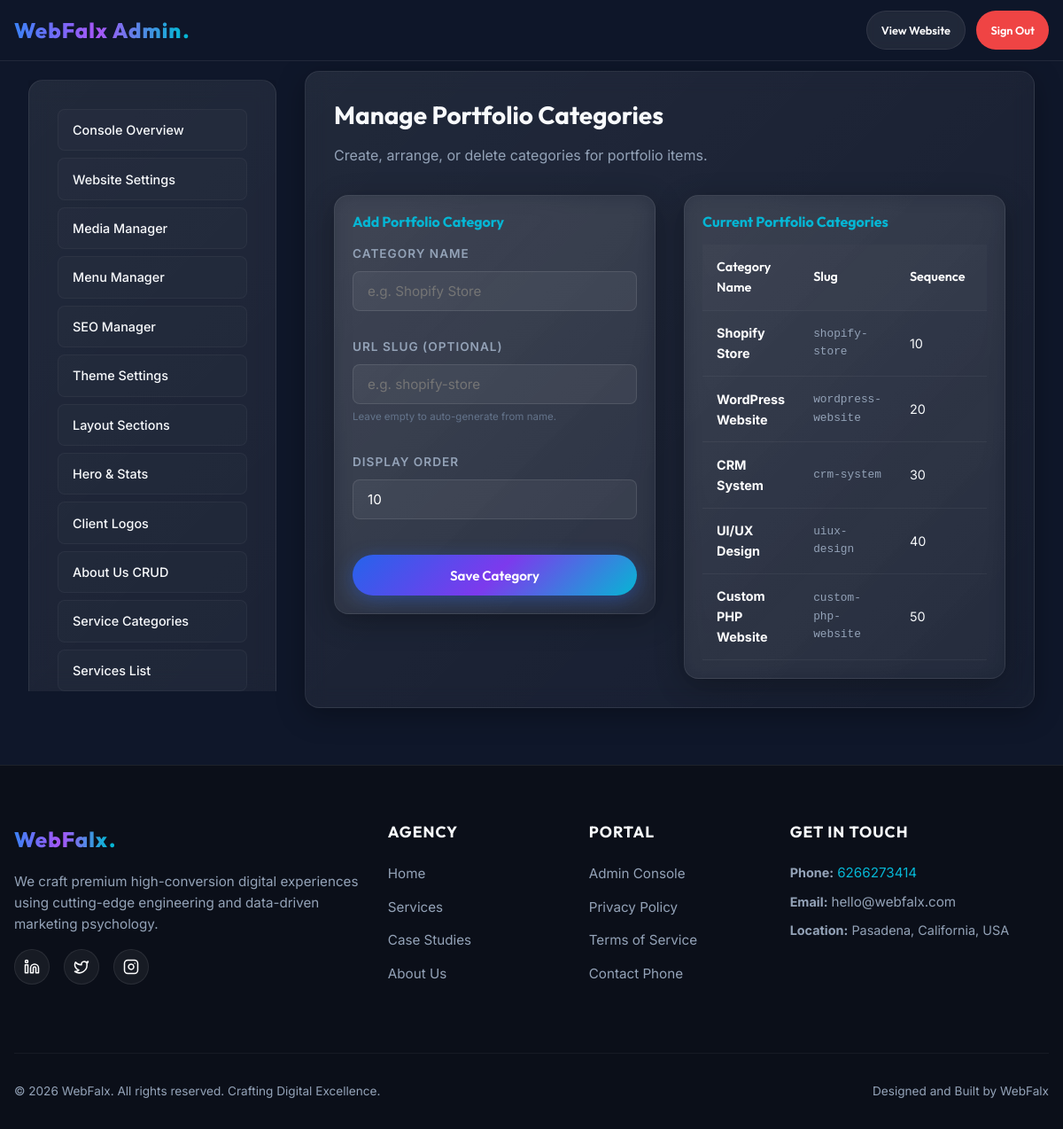
Page /admin/manage-portfolio-categories.php (signed in) on the committed database.
### tables this page shows
CREATE TABLE `portfolio_categories` (
    `id` INT AUTO_INCREMENT PRIMARY KEY,
    `name` VARCHAR(100) NOT NULL,
    `slug` VARCHAR(100) NOT NULL UNIQUE,
    `display_order` INT NOT NULL DEFAULT 0,
    `is_active` TINYINT(1) NOT NULL DEFAULT 1
);

CREATE TABLE `site_settings` (
    `id` INT AUTO_INCREMENT PRIMARY KEY,
    `setting_key` VARCHAR(50) NOT NULL UNIQUE,
    `setting_value` TEXT DEFAULT NULL,
    `setting_group` VARCHAR(50) NOT NULL DEFAULT 'general',
    `description` VARCHAR(255) DEFAULT NULL,
    `updated_at` TIMESTAMP DEFAULT CURRENT_TIMESTAMP ON UPDATE CURRENT_TIMESTAMP
);

### includes/functions.php (called while the page is built, shortened)
<?php
require_once __DIR__ . '/config.php';
function esc(?string $html): string {
    return htmlspecialchars($html ?? '', ENT_QUOTES | ENT_SUBSTITUTE, 'UTF-8');
}
function esc_attr(?string $attr): string {
    return htmlspecialchars($attr ?? '', ENT_QUOTES, 'UTF-8');
}
function get_setting(string $key, string $default = ''): string {
    global $db;
    try {
        $stmt = $db->prepare("SELECT setting_value FROM site_settings WHERE setting_key = :key LIMIT 1");
        $stmt->execute(['key' => $key]);
        $row = $stmt->fetch();
        return $row ? $row['setting_value'] : $default;
    } catch (PDOException $e) {
        error_log("Failed to fetch setting '$key': " . $e->getMessage());
        return $default;
    }
}

### admin/manage-portfolio-categories.php (the view, shortened to what this page needs)
<?php
require_once __DIR__ . '/admin_header.php';
$categories = [];
if ($db !== null) {
    try {
        $categories = $db->query("SELECT * FROM portfolio_categories ORDER BY display_order ASC")->fetchAll();
    } catch (PDOException $e) {
        error_log("Failed to fetch categories: " . $e->getMessage());
    }
}
?>
<h3 style="margin-bottom: var(--spacing-sm);">Manage Portfolio Categories</h3>
<p style="margin-bottom: var(--spacing-md); color: var(--color-text-secondary-dark);">Create, arrange, or delete categories for portfolio items.</p>
<div class="grid grid-2" style="gap: var(--spacing-md); align-items: start; grid-template-columns: 1fr 1.5fr;">
    <div class="glass-card" style="padding: 1.25rem;">
        <h4 style="margin-bottom: 1rem; color: var(--color-accent);">Add Portfolio Category</h4>
        <form action="" method="POST" style="display: flex; flex-direction: column; gap: 10px;">
            <div class="form-group">
                <label for="name">Category Name</label>
                <input type="text" name="name" id="name" class="form-control" required placeholder="e.g. Shopify Store">
            </div>
            <div class="form-group">
                <label for="slug">URL Slug (Optional)</label>
                <input type="text" name="slug" id="slug" class="form-control" placeholder="e.g. shopify-store">
                <small style="color: var(--color-text-muted-dark); font-size: 0.72rem;">Leave empty to auto-generate from name.</small>
            </div>
            <div class="form-group">
                <label for="display_order">Display Order</label>
                <input type="number" name="display_order" id="display_order" class="form-control" value="10" required>
            </div>
            <button type="submit" class="btn btn-primary" style="margin-top: 10px;">Save Category</button>
        </form>
    </div>
    <div class="glass-card" style="padding: 1.25rem;">
        <h4 style="margin-bottom: 1rem; color: var(--color-accent);">Current Portfolio Categories</h4>
        <div class="table-responsive" style="margin-top: 0;">
            <table class="admin-table">
                <thead>
                    <tr>
                        <th>Category Name</th>
                        <th>Slug</th>
                        <th>Sequence</th>
                        <th style="width: 80px;">Actions</th>
                    </tr>
                </thead>
                <tbody>
                    <?php if (empty($categories)): ?>
                        <tr>
                            <td colspan="4" style="text-align: center; color: var(--color-text-muted-dark);">No categories created yet.</td>
                        </tr>
                    <?php else: ?>
                        <?php foreach ($categories as $cat): ?>
                            <tr>
                                <td>
                                    <strong style="color: #ffffff;"><?php echo esc($cat['name']); ?></strong>
                                </td>
                                <td style="font-size: 0.8rem; font-family: monospace; color: var(--color-text-secondary-dark);">
                                    <?php echo esc($cat['slug']); ?>
                                </td>
                                <td><?php echo esc($cat['display_order']); ?></td>
                                <td>
                                </td>
                            </tr>
                        <?php endforeach; ?>
                    <?php endif; ?>
                </tbody>
            </table>
        </div>
    </div>
</div>
<?php require_once __DIR__ . '/admin_footer.php'; ?>

### includes/footer.php (shortened to what this page needs)
<?php
require_once __DIR__ . '/functions.php';
?>
    <footer class="main-footer">
        <div class="container">
            <div class="footer-grid">
                <div class="footer-brand">
                    <a href="<?php echo BASE_URL; ?>" class="logo-link" style="margin-bottom: var(--spacing-sm);">
                        <span class="gradient-text"><?php echo esc(APP_NAME); ?></span>
                        <span class="logo-dot">.</span>
                    </a>
                    <p>We craft premium high-conversion digital experiences using cutting-edge engineering and data-driven marketing psychology.</p>
                    <div class="footer-socials">
                        <a href="<?php echo esc_attr(get_setting('social_linkedin', '#')); ?>" target="_blank" rel="noopener" class="social-icon-btn" aria-label="LinkedIn">
                        </a>
                        <a href="<?php echo esc_attr(get_setting('social_twitter', '#')); ?>" target="_blank" rel="noopener" class="social-icon-btn" aria-label="Twitter">
                            <svg width="18" height="18" viewBox="0 0 24 24" fill="none" stroke="#ffffff" stroke-width="2" stroke-linecap="round" stroke-linejoin="round"><path d="M22 4s-.7 2.1-2 3.4c1.6 10-9.4 17.3-18 11.6 2.2.1 4.4-.6 6-2C3 15.5.5 9.6 3 5c2.2 2.6 5.6 4.1 9 4-.9-4.2 4-6.6 7-3.8 1.1 0 3-1.2 3-1.2z"></path></svg>
                        </a>
                        <a href="<?php echo esc_attr(get_setting('social_instagram', '#')); ?>" target="_blank" rel="noopener" class="social-icon-btn" aria-label="Instagram">
                        </a>
                    </div>
                </div>
                <div class="footer-links">
                    <h4>Agency</h4>
                    <ul>
                        <li><a href="<?php echo BASE_URL; ?>">Home</a></li>
                        <li><a href="<?php echo BASE_URL; ?>#services">Services</a></li>
                        <li><a href="<?php echo BASE_URL; ?>#work">Case Studies</a></li>
                        <li><a href="<?php echo BASE_URL; ?>#about">About Us</a></li>
                    </ul>
                </div>
                <div class="footer-links">
                    <h4>Portal</h4>
                    <ul>
                        <li><a href="<?php echo BASE_URL; ?>admin/dashboard.php">Admin Console</a></li>
                        <li><a href="<?php echo BASE_URL; ?>#privacy">Privacy Policy</a></li>
                        <li><a href="<?php echo BASE_URL; ?>#terms">Terms of Service</a></li>
                        <li><a href="tel:<?php echo esc_attr(APP_PHONE); ?>">Contact Phone</a></li>
                    </ul>
                </div>
                <div class="footer-links">
                    <h4>Get In Touch</h4>
                    <p style="font-size: 0.9rem; margin-bottom: 0.5rem; color: var(--color-text-secondary-dark);">
                        <strong>Phone:</strong> <a href="tel:<?php echo esc_attr(APP_PHONE); ?>" style="color: var(--color-accent);"><?php echo esc(APP_PHONE); ?></a>
                    </p>
                    <p style="font-size: 0.9rem; margin-bottom: 0.5rem; color: var(--color-text-secondary-dark);">
                        <strong>Email:</strong> <a href="mailto:<?php echo esc_attr(get_setting('contact_email', 'hello@webfalx.com')); ?>"><?php echo esc(get_setting('contact_email', 'hello@webfalx.com')); ?></a>
                    </p>
                    <p style="font-size: 0.9rem; color: var(--color-text-secondary-dark);">
                        <strong>Location:</strong> <?php echo esc(get_setting('contact_address', 'California, USA')); ?>
                    </p>
                </div>
            </div>
            <div class="footer-bottom">
                <p>&copy; <?php echo date('Y'); ?> <?php echo esc(APP_NAME); ?>. All rights reserved. Crafting Digital Excellence.</p>
                <p>Designed and Built by <?php echo esc(APP_NAME); ?></p>
            </div>
        </div>
    </footer>
</body>
</html>

### assets/css/style.css (style rules this page uses)
*, *::before, *::after { box-sizing: border-box; margin: 0; padding: 0; }
html { scroll-behavior: smooth; font-size: 16px; height: 100%; overflow-x: hidden; }
body { font-family: var(--font-body); background-color: var(--color-bg-dark); color: var(--color-text-primary-dark); line-height: 1.6; overflow-x: hidden; -webkit-font-smoothing: antialiased; min-height: 100%; position: relative; }
h1, h2, h3, h4, h5, h6 { font-family: var(--font-heading); font-weight: 700; line-height: 1.2; color: var(--color-text-primary-dark); }
h3 { font-size: 1.75rem; }
p { color: var(--color-text-secondary-dark); }
a { color: inherit; text-decoration: none; transition: color var(--transition-fast); }
.gradient-text { background: var(--gradient-text); -webkit-background-clip: text; -webkit-text-fill-color: transparent; display: inline-block; }
.container { width: 100%; max-width: 1200px; margin: 0 auto; padding: 0 var(--spacing-sm); }
.grid { display: grid; }
.grid-2 { grid-template-columns: repeat(2, 1fr); gap: var(--spacing-md); }
.glass-card { background: var(--gradient-glass); backdrop-filter: blur(12px); -webkit-backdrop-filter: blur(12px); border: var(--border-glass); border-radius: var(--radius-md); padding: var(--spacing-md); box-shadow: var(--shadow-glass); transition: transform var(--transition-medium), border-color var(--transition-medium), box-shadow var(--transition-medium); }
.btn { display: inline-flex; align-items: center; justify-content: center; padding: 0.85rem 2rem; font-family: var(--font-heading); font-weight: 600; font-size: 0.95rem; border-radius: var(--radius-full); cursor: pointer; transition: transform var(--transition-fast), box-shadow var(--transition-fast), background var(--transition-fast); border: none; outline: none; position: relative; overflow: hidden; min-height: 44px; }
.btn-primary { background: var(--gradient-hero); color: #ffffff; box-shadow: 0 4px 20px rgba(37, 99, 235, 0.4); }
.form-group { margin-bottom: 1.25rem; text-align: left; }
.form-group label { display: block; font-size: 0.85rem; font-weight: 600; color: var(--color-text-secondary-dark); margin-bottom: 0.5rem; text-transform: uppercase; letter-spacing: 1px; }
.form-control { width: 100%; background: rgba(255, 255, 255, 0.05); border: 1px solid rgba(255, 255, 255, 0.1); border-radius: var(--radius-sm); padding: 0.75rem 1rem; color: #ffffff; font-family: var(--font-body); font-size: 0.95rem; outline: none; transition: border-color var(--transition-fast), background var(--transition-fast); min-height: 44px; }
.logo-link { font-family: var(--font-heading); font-size: 1.5rem; font-weight: 800; letter-spacing: 1px; display: flex; align-items: center; }
.logo-dot { color: var(--color-accent); margin-left: 1px; }
.main-footer { border-top: var(--border-glass); background: #0b0f19; padding: var(--spacing-lg) 0 var(--spacing-md) 0; position: relative; overflow: hidden; }
.footer-grid { display: grid; grid-template-columns: 2fr 1fr 1fr 1.5fr; gap: var(--spacing-md); margin-bottom: var(--spacing-lg); }
.footer-brand p { margin: var(--spacing-sm) 0; font-size: 0.95rem; }
.footer-socials { display: flex; gap: var(--spacing-sm); margin-top: var(--spacing-sm); }
.social-icon-btn { width: 40px; height: 40px; border-radius: 50%; background: rgba(255, 255, 255, 0.05); border: var(--border-glass); display: flex; align-items: center; justify-content: center; transition: background var(--transition-fast), transform var(--transition-fast); }
.footer-links h4 { margin-bottom: 1.5rem; font-size: 1.1rem; text-transform: uppercase; letter-spacing: 1px; }
.footer-links ul { list-style: none; }
.footer-links li { margin-bottom: 0.75rem; }
.footer-links a { color: var(--color-text-secondary-dark); font-size: 0.95rem; }
.footer-bottom { border-top: 1px solid rgba(255, 255, 255, 0.05); padding-top: var(--spacing-md); display: flex; justify-content: space-between; align-items: center; color: var(--color-text-muted-dark); font-size: 0.85rem; }
.grid-2, .grid-3, .grid-4, .portfolio-grid, .testimonial-track, .timeline-track { grid-template-columns: 1fr !important; gap: var(--spacing-sm); }
.glass-card { max-width: 100%; overflow-x: auto; }
@media (min-width: 600px) { .grid-2 { grid-template-columns: repeat(2, 1fr) !important; } }

### rows in the picture
portfolio_categories: name "Shopify Store", slug "shopify-store", display_order "10"
portfolio_categories: name "WordPress Website", slug "wordpress-website", display_order "20"
portfolio_categories: name "CRM System", slug "crm-system", display_order "30"
portfolio_categories: name "UI/UX Design", slug "uiux-design", display_order "40"
portfolio_categories: name "Custom PHP Website", slug "custom-php-website", display_order "50"
site_settings: setting_value "hello@webfalx.com"
site_settings: setting_value "Pasadena, California, USA"

### other values in the picture
APP_NAME "WebFalx"
APP_PHONE "6266273414"
